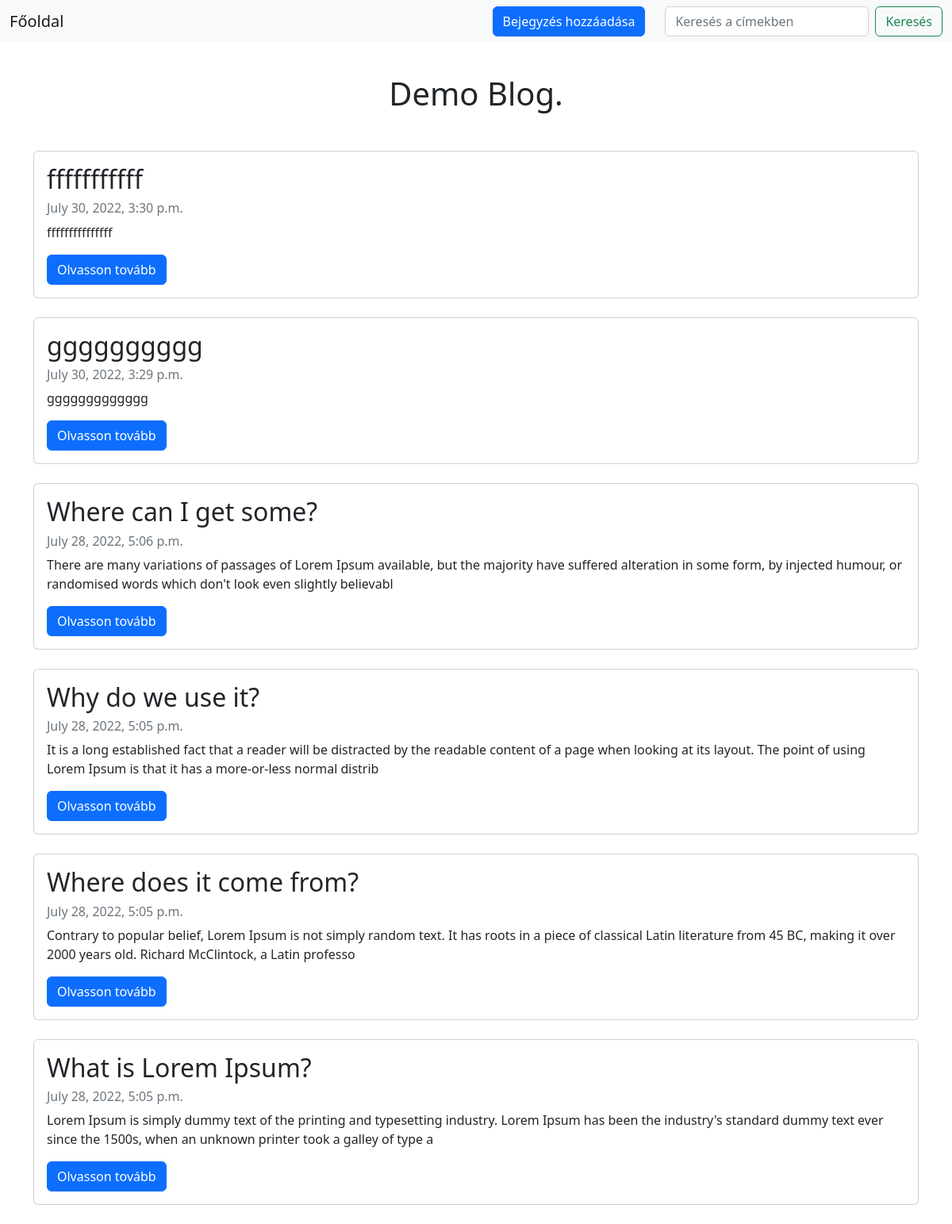
The page / on the database its author committed.
### blog/models.py (models this page shows, shortened)
class Post(models.Model):
    title = models.CharField(max_length=255, unique=True)
    slug = models.SlugField(max_length=255, unique=True)
    content = models.TextField()
    created_on = models.DateTimeField(auto_now_add=True)
    is_liked = models.BooleanField(default=False)

### blog/views.py (the view, shortened to what this page needs)
# urls.py: path('', views.PostList.as_view(), name='home'),
class PostList(generic.ListView):
    queryset = Post.objects.filter().order_by('-created_on')
    template_name = 'index.html'
    context_object_name = 'data'
    def get_queryset(self, *args, **kwargs):
        data = super().get_queryset(*args, **kwargs)
        query = self.request.GET.get('search')
        if query:
            return data.filter(title__icontains=query)
        return data

### templates/index.html (shortened to what this page needs)
{% extends "minimal.html" %}
{% block content %}
  <div class="container">
    <h1 style="text-align: center;padding-top: 40px; padding-bottom: 40px">Demo Blog.</h1>
      <div class="row">
        <div class="col">
                 {% for post in data %}
                <div class="card mb-4">
                    <div class="card-body">
                        <h2 class="card-title">{{ post.title }}</h2>
                        <p class="card-text text-muted h6">{{ post.created_on}} </p>
                        <p class="card-text">{{post.content|slice:":200" }}</p>
                        <a href="{% url 'post_detail' post.slug  %}" class="btn btn-primary float-left">Olvasson tovább</a>
                    </div>
                </div>
            {% endfor %}
          </div>
      </div>
</div>
{%endblock%}

### rows shown on the page
Post: title "fffffffffff", created_on "July 30, 2022, 3:30 p.m.", content "fffffffffffffff"
Post: title "gggggggggg", created_on "July 30, 2022, 3:29 p.m.", content "ggggggggggggg"
Post: title "Where can I get some?", created_on "July 28, 2022, 5:06 p.m.", content "There are many variations of passages of Lorem Ipsum available, but the majority have suffered alteration in some form, by injected humour, or randomised words which don't look even slightly believabl"
Post: title "Why do we use it?", created_on "July 28, 2022, 5:05 p.m.", content "It is a long established fact that a reader will be distracted by the readable content of a page when looking at its layout. The point of using Lorem Ipsum is that it has a more-or-less normal distrib"
Post: title "Where does it come from?", created_on "July 28, 2022, 5:05 p.m.", content "Contrary to popular belief, Lorem Ipsum is not simply random text. It has roots in a piece of classical Latin literature from 45 BC, making it over 2000 years old. Richard McClintock, a Latin professo"
Post: title "What is Lorem Ipsum?", created_on "July 28, 2022, 5:05 p.m.", content "Lorem Ipsum is simply dummy text of the printing and typesetting industry. Lorem Ipsum has been the industry's standard dummy text ever since the 1500s, when an unknown printer took a galley of type a"
